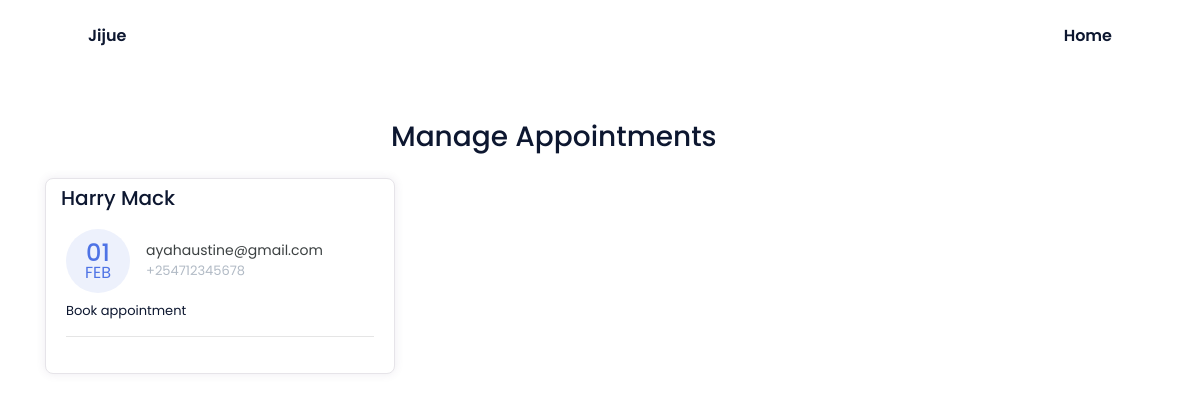
/manage-appointments/, run on an earlier commit of the app's database.
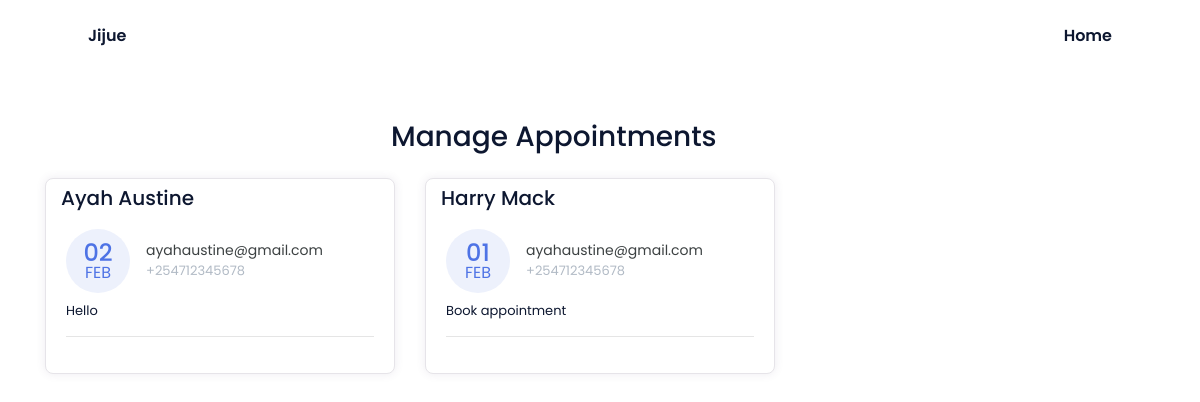
And on a later commit of the database.
### appointmentApp/models.py (models this page shows, shortened)
class Appointment(models.Model):
    first_name = models.CharField(max_length=50)
    last_name = models.CharField(max_length=50)
    email = models.CharField(max_length=50)
    phone = models.CharField(max_length=50)
    request = models.TextField(blank=True)
    sent_date = models.DateField(auto_now_add=True)
    accepted = models.BooleanField(default=False)
    accepted_date = models.DateField(auto_now_add=False, null=True, blank=True)
    class Meta:
        ordering = ["-sent_date"]

### appointmentApp/views.py (the view, shortened to what this page needs)
class ManageAppointmentTemplateView(ListView):
    template_name = "appointmentApp/manage-appointments.html"
    model = Appointment
    context_object_name = "appointments"
    login_required = True
    paginate_by = 3
    def get_context_data(self, *args, **kwargs):
        context = super().get_context_data(*args, **kwargs)
        appointments = Appointment.objects.all()
        context.update({
            "title": "Manage Appointments"
        })
        return context

### appointmentApp/templates/appointmentApp/manage-appointments.html (shortened to what this page needs)
{% extends 'base.html' %}
{% block cta %}
{% block content %}
    <div class="container mt-5">
        <div class="col-11 text-center mt-4 mb-4">
            <h3>
                Manage Appointments
            </h3>
        </div>
        <div class="row">
        {% for app in appointments %}
            <div class="col-lg-4">
                <div class="card card-margin">
                    <div class="card-header no-border">
                        <h5 class="card-title">{{app.first_name}} {{app.last_name}}</h5>
                    </div>
                    <div class="card-body pt-0">
                        <div class="widget-49">
                            <div class="widget-49-title-wrapper">
                                <div class="widget-49-date-primary">
                                    <span class="widget-49-date-day">{{app.sent_date|date:"d"}}</span>
                                    <span class="widget-49-date-month">{{app.sent_date|date:"M"}}</span>
                                </div>
                                <div class="widget-49-meeting-info">
                                    <span class="widget-49-pro-title">{{app.email}}</span>
                                    <span class="widget-49-meeting-time">{{app.phone}}</span>
                                </div>
                            </div>
                            <div class="widget-49-meeting-points">
                                <span>{{app.request}}</span>
                            </div>
                            <hr class="w-100">
                        </div>
                    </div>
                </div>
            </div>
        {% endfor %}
        </div>
{% endblock content %}
{% endblock cta %}

### templates/base.html (shortened to what this page needs)
{% load static %}
<!DOCTYPE html>
<html lang="en">
  <head>
    <link href="{% static 'css/bootstrap.min.css' %}" rel="stylesheet" />
    <link href="{% static 'css/bootstrap.css' %}" rel="stylesheet" />
    <link href="{% static 'styles/style.css' %}" rel="stylesheet" />
    <link
      rel="stylesheet"
      href="https://cdnjs.cloudflare.com/ajax/libs/font-awesome/5.15.3/css/all.min.css"
    />
    <link rel="stylesheet" href="{% static 'css/styles.css' %}" />
  </head>
  <body>
  <header>
      <nav class="nav bd-grid">
        <div>
            <a href="#" class="nav__logo">Jijue</a>
        </div>
        <div class="nav__menu" id="nav-menu">
            <ul class="nav__list">
                <li class="nav__item"><a href="/" class="nav__link">Home</a></li>
            </ul>
        </div>
    </nav>
  </header>
      {% block cta %}{% endblock cta %}
    </div>
  </body>
</html>

### static/styles/style.css (style rules this page uses)
:root { --header-height: 3rem; --font-semi: 600; --hue-color: 224; --first-color: hsl(var(--hue-color), 89%, 60%); --second-color: hsl(var(--hue-color), 56%, 12%); --body-font: 'Poppins', sans-serif; --big-font-size: 2rem; --h2-font-size: 1.25rem; --normal-font-size: .938rem; --smaller-font-size: .75rem; --mb-2: 1rem; --mb-4: 2rem; --mb-5: 2.5rem; --mb-6: 3rem; --z-back: -10; --z-fixed: 100; }
@media screen and (min-width: 968px) { :root { --big-font-size: 3.5rem; --h2-font-size: 2rem; --normal-font-size: 1rem; --smaller-font-size: .875rem; } }
html { scroll-behavior: smooth; }
body { margin: var(--header-height) 0 0 0; font-family: var(--body-font); font-size: var(--normal-font-size); color: var(--second-color); }
ul { margin: 0; padding: 0; list-style: none; }
a { text-decoration: none; }
.bd-grid { max-width: 1024px; display: grid; margin-left: var(--mb-2); margin-right: var(--mb-2); }
.nav { height: var(--header-height); display: flex; justify-content: space-between; align-items: center; font-weight: var(--font-semi); }
.nav__item { margin-bottom: var(--mb-4); }
.nav__link { position: relative; color: #fff; }
.nav__logo { color: var(--second-color); }
@media screen and (min-width: 768px) { body { margin: 0; } }
@media screen and (min-width: 768px) { .nav { height: calc(var(--header-height) + 1.5rem); } }
@media screen and (min-width: 768px) { .nav__list { display: flex; padding-top: 0; } }
@media screen and (min-width: 768px) { .nav__item { margin-left: var(--mb-6); margin-bottom: 0; } }
@media screen and (min-width: 768px) { .nav__link { color: var(--second-color); } }
@media screen and (min-width: 992px) { .bd-grid { margin-left: auto; margin-right: auto; } }

What changed in the data, as far as the page shows it:
added Appointment: first_name "Ayah", last_name "Austine", sent_date "02", sent_date "FEB", email "ayahaustine@gmail.com", phone "+254712345678", request "Hello"
